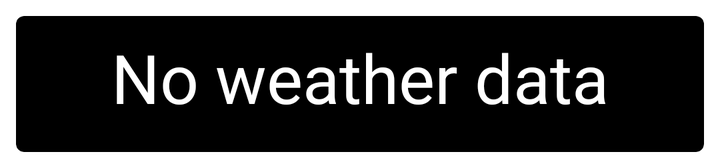
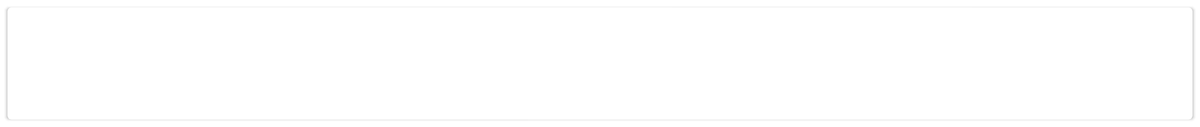

Compare how this app lays out the same screen by default and in its alternative resource folder. The renders come first, then the two layout files and the values they reference.
<!-- AndroidManifest.xml: fallback theme Theme.MaterialComponents.DayNight.NoActionBar -->
<!-- res/layout/weather_widget.xml -->
<?xml version="1.0" encoding="utf-8"?>
<android.support.v7.widget.CardView xmlns:android="http://schemas.android.com/apk/res/android"
    xmlns:card_view="http://schemas.android.com/apk/res-auto"
    android:id="@+id/weatherWidget"
    android:layout_width="match_parent"
    android:layout_height="wrap_content"
    android:layout_marginBottom="8dp"
    android:layout_marginLeft="8dp"
    android:layout_marginRight="8dp"

    android:layout_marginTop="8dp"
    card_view:cardCornerRadius="4dp"
    card_view:cardBackgroundColor="#000">

    <RelativeLayout
        android:layout_width="match_parent"
        android:layout_height="wrap_content"
        android:layout_marginBottom="16dp"
        android:orientation="horizontal">

        <LinearLayout
            android:id="@+id/locationPanel"
            android:layout_width="match_parent"
            android:layout_height="44dp"
            android:layout_marginTop="8dp">

            <TextView
                android:id="@+id/location"
                android:layout_width="match_parent"
                android:layout_height="wrap_content"
                android:gravity="center_horizontal|center_vertical"
                android:text="@string/noWeatherData"
                android:textAlignment="center"
                android:textColor="#fff"
                android:textSize="34sp" />
        </LinearLayout>

        <LinearLayout
            android:id="@+id/temperaturePanel"
            android:layout_width="200dp"
            android:layout_height="110dp"
            android:layout_below="@id/locationPanel"
            android:layout_marginLeft="16dp"
            android:orientation="horizontal"
            android:visibility="gone">

            <TextView
                android:id="@+id/temperature"
                android:layout_width="wrap_content"
                android:layout_height="wrap_content"
                android:layout_marginTop="-14dp"
                android:gravity="center_vertical"
                android:text="64°"
                android:textColor="#fff"
                android:textSize="100sp" />

            <RelativeLayout
                android:layout_width="wrap_content"
                android:layout_height="match_parent"
                android:layout_marginBottom="8dp"
                android:orientation="vertical">

                <TextView
                    android:id="@+id/celsiusButton"
                    android:layout_width="wrap_content"
                    android:layout_height="wrap_content"

                    android:layout_alignParentLeft="true"
                    android:layout_alignParentStart="true"
                    android:text="F"
                    android:textColor="#fff"
                    android:textSize="48sp" />
            </RelativeLayout>
        </LinearLayout>

        <LinearLayout
            android:id="@+id/imagePanel"
            android:layout_width="wrap_content"
            android:layout_height="110dp"
            android:layout_alignParentEnd="true"
            android:layout_alignParentRight="true"
            android:layout_below="@id/locationPanel"
            android:layout_gravity="bottom"
            android:layout_marginRight="16dp"
            android:layout_toEndOf="@+id/temperaturePanel"
            android:layout_toRightOf="@+id/temperaturePanel"

            android:orientation="vertical"
            android:visibility="gone">

            <TextView
                android:id="@+id/weatherText"
                android:layout_width="match_parent"
                android:layout_height="wrap_content"
                android:layout_marginTop="16dp"
                android:text="Mostly cloudy"
                android:textAlignment="center"
                android:gravity="center_horizontal"
                android:textColor="#fff"
                android:textSize="20sp" />

            <ImageView
                android:id="@+id/weather_icon"
                android:layout_width="50dp"
                android:layout_height="wrap_content"
                android:layout_gravity="center_horizontal|center_vertical"
                android:src="@drawable/simple_weather_icon_01" />
        </LinearLayout>
    </RelativeLayout>
</android.support.v7.widget.CardView>
<!-- resources referenced by this layout -->
<resources>
  <string name="noWeatherData">No weather data</string>
</resources>
<!-- res/layout-xlarge/weather_widget.xml (the repository's variant of the layout above) -->
<!-- drawn on a large tablet held sideways -->
<?xml version="1.0" encoding="utf-8"?>
<android.support.v7.widget.CardView xmlns:android="http://schemas.android.com/apk/res/android"
    xmlns:card_view="http://schemas.android.com/apk/res-auto"
    android:layout_width="match_parent"
    android:layout_height="wrap_content"
    android:layout_marginTop="8dp"
    android:layout_marginBottom="8dp"
    android:layout_marginLeft="8dp"
    android:layout_marginRight="8dp"
    android:id="@+id/weatherWidget"
    android:background="#AA000000"
    card_view:cardCornerRadius="4dp">

    <RelativeLayout
        android:layout_width="match_parent"
        android:layout_height="120dp"
        android:orientation="horizontal">

        <LinearLayout
            android:layout_width="250dp"
            android:layout_height="match_parent"
            android:layout_marginLeft="16dp"
            android:orientation="horizontal"
            android:visibility="gone"
            android:id="@+id/temperaturePanel">

            <TextView
                android:layout_width="wrap_content"
                android:layout_height="match_parent"
                android:layout_marginTop="-16dp"
                android:text="64°"
                android:textColor="#fff"
                android:textSize="100sp"
                android:layout_marginBottom="16dp"
                android:id="@+id/temperature"
                android:gravity="center_vertical" />

            <RelativeLayout
                android:layout_width="wrap_content"
                android:layout_height="match_parent"
                android:layout_marginBottom="8dp"
                android:orientation="vertical">

                <TextView
                    android:id="@+id/celsiusButton"
                    android:layout_width="wrap_content"
                    android:layout_height="wrap_content"

                    android:layout_alignParentLeft="true"
                    android:layout_alignParentStart="true"
                    android:text="C"
                    android:textColor="#fff"
                    android:textSize="48sp" />
            </RelativeLayout>
        </LinearLayout>

        <LinearLayout
            android:layout_width="match_parent"
            android:layout_height="match_parent"
            android:layout_gravity="bottom"
            android:layout_marginBottom="16dp"
            android:layout_marginLeft="8dp"
            android:layout_marginTop="16dp"
            android:orientation="vertical"
            android:id="@+id/locationPanel"
            android:layout_toRightOf="@+id/temperaturePanel"
            android:layout_toLeftOf="@+id/imagePanel"
            >

            <TextView
                android:layout_width="match_parent"
                android:layout_height="match_parent"
                android:text="@string/noWeatherData"
                android:id="@+id/location"
                android:textColor="#fff"
                android:textSize="40sp"
                android:textAlignment="center"
                android:gravity="center_vertical" />
        </LinearLayout>

        <LinearLayout
            android:layout_width="250dp"
            android:layout_height="match_parent"
            android:layout_gravity="bottom"
            android:layout_marginBottom="16dp"
            android:layout_marginTop="16dp"
            android:orientation="vertical"
            android:layout_alignParentRight="true"
            android:id="@+id/imagePanel"
            android:visibility="gone"
            android:layout_alignParentEnd="true"
            android:layout_marginRight="16dp">

            <TextView
                android:layout_width="match_parent"
                android:layout_height="wrap_content"
                android:text="Mostly cloudy"
                android:id="@+id/weatherText"
                android:gravity="center_horizontal"
                android:textAlignment="center"
                android:textColor="#fff"
                android:textSize="20sp" />

            <ImageView
                android:layout_width="50dp"
                android:layout_height="match_parent"
                android:id="@+id/weather_icon"
                android:layout_gravity="center_horizontal|center_vertical"
                android:src="@drawable/simple_weather_icon_01" />
        </LinearLayout>
    </RelativeLayout>
</android.support.v7.widget.CardView>
